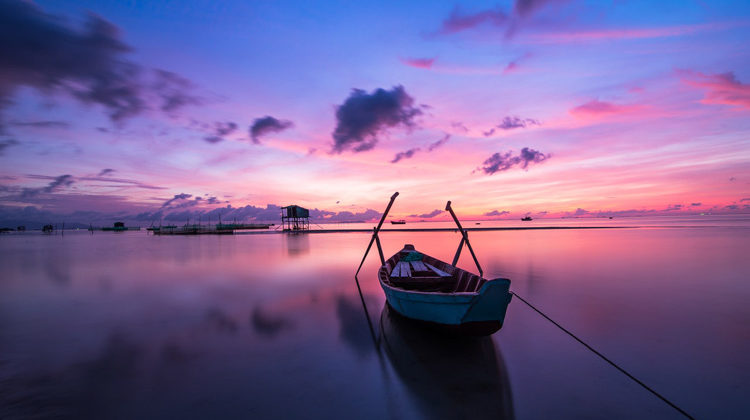
#> input picture example.png, 750 x 420 px, found by its file name
$ python palette_generator.py
#> lines starting #> are read from the running program, lines starting #| are printed output that depends on the picture
"""Color Palette Generator From Image - Samantha Song - started 2025.01.31"""
# Take in Image
# Sort Colors in Image by Appearance
# Determine Colors that are "Distinct"
# Determine Colors that have good color contrast

import sys
from PIL import Image
import numpy as np

# File name and path
FILE_NAME = 'example.png'
IMG_PATH = 'Images'

# Command Line - Args
args = sys.argv
if len(args) == 2:
    FILE_NAME = args[1]
    IMG_PATH = ''
elif len(args) == 3:
    FILE_NAME = args[2]
    IMG_PATH = args[1]

try:
    # Open file and convert into list of pixels
    img = Image.open(f"{IMG_PATH}\\{FILE_NAME}")
#> img is the input picture: PIL image 750x420 RGB; mean R, G, B 120.4, 97.7, 146.9
    img_np = np.array(img)
    pixels = np.array(img).reshape(-1, 3)

    # Get unique pixel colors and counts and sort by largest number of counts
    unique_ci, counts = np.unique(pixels, return_counts=True, axis=0)
    color_counts = np.column_stack((unique_ci, counts))
    color_counts = sorted(color_counts, key=lambda x: x[3])[::-1]
#> color_counts = 85421 items

    # Determine Color Palette
    palette = np.empty((0,3), int)
    NUM_COLORS = 5      # Maximum number of colors in palette
    color_ind = 0       # Color Index for color_counts
    DIFFERENCE = 30     # Differece in rgb values from rest of palette

    # While there are still individual colors to iterate through
    while color_ind < len(color_counts):
        # If palette is complete
        if len(palette) >= NUM_COLORS:
            break
        # Determines first color in palette
        elif len(palette) == 0:
            new_color = color_counts[color_ind][0:3]
            palette = np.vstack((palette, new_color))
        # Determines if color gets added to palette
        else:
            new_color = color_counts[color_ind][0:3]
            is_diff = True
            # Determines if color is distinct enough from rest of palette
            for i, color in enumerate(palette):
                for rgb in range(3):
                    if abs(new_color[rgb]-palette[i][rgb]) < DIFFERENCE:
                        is_diff = False
            # If color is distinct from rest of palette, add color to palette
            if is_diff:
                palette = np.vstack((palette, new_color))
        color_ind += 1
#> this loop made 3177 passes
#> new_color on passes 2 to 13: [24, 25, 45], [33, 37, 72], [20, 21, 41], [17, 17, 29], [22, 23, 43], [25, 29, 56], [43, 45, 84], [44, 46, 85], [42, 44, 83], [37, 41, 78], [31, 37, 71], [32, 36, 71]
#> palette on passes 1, 28: [[21, 22, 42]], [[21, 22, 42], [64, 52, 92]]
#> after the loop, color_ind = 3176; palette = [[21, 22, 42], [64, 52, 92], [254, 134, 136], [173, 165, 238], [99, 101, 201]]

    # Add palette colors to bottom of image
    img_w = img_np.shape[1]
#> img_w = 750
    img_h = img_np.shape[0]
#> img_h = 420
    palette_w = int(img_w/(palette.shape[0]))
#> palette_w = 150
    PALETTE_H = 10

    # Add palette pixels to image
    for h_pixel in range(PALETTE_H):
        for w_pixel in range(img_w):
            # Determine which color from palette to add to image
            palette_ind = int(w_pixel/palette_w)
            # Make sure palette_ind is within range
            if palette_ind >= len(palette):
                palette_ind = len(palette) - 1
            palette_color = palette[palette_ind]
            pixels = np.vstack((pixels, palette_color))

    # Shape of image with palette at bottom
    new_img_shape = (img_h+PALETTE_H, img_w, 3)
#> new_img_shape = (430, 750, 3)

    # Reshape back to the original image dimensions
    palette_img_np = np.array(pixels).reshape(new_img_shape)
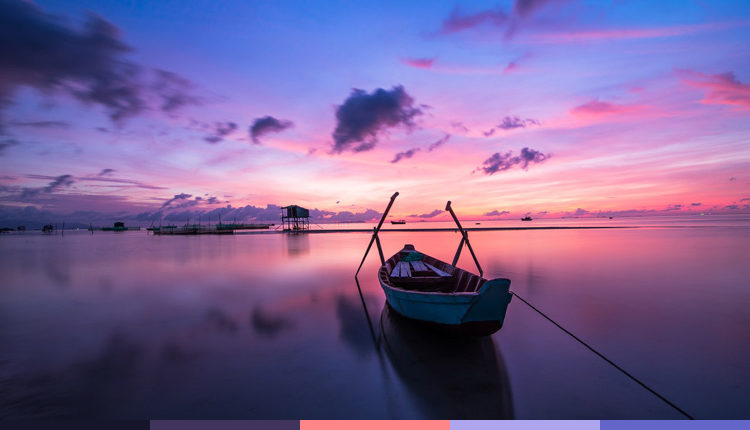
#> palette_img_np: shape (430, 750, 3) int64; mean of channels 0, 1, 2 120.4, 97.7, 146.8; drawn as R, G, B
    palette_img_np = palette_img_np.astype(np.uint8)

    # Convert back to PIL Image
    palette_img = Image.fromarray(palette_img_np)
    palette_img.show()

    NEW_FILE_NAME = 'palette_' + FILE_NAME
    palette_img.save(f'{IMG_PATH}\\{NEW_FILE_NAME}')
except FileNotFoundError:
    print('The format should be:')
    print('python palette_generator.py <image file>')
    print('or')
    print('python palette_generator.py <image path> <image file>')
